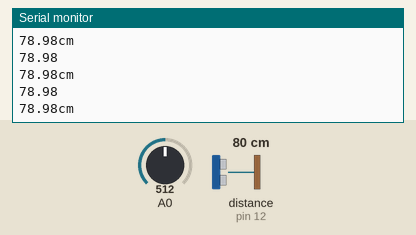
Simulated run of this sketch. Board: Arduino Uno, built with avr-gcc and run on an emulated ATmega328P. Shown: the last lines printed to the serial monitor. Wiring (inferred from the names in the program): ultrasonic range finder: trigger pin 13; echo pin 12. The test bench sets the inputs (shaded band); at power-on: distance to the obstacle (sensor on pin 12) 80 cm, A0 = 512. The echo pulse lasts 58.3 µs per cm; storage starts empty.

Above: at 1.2 s.
1.3 s: distance to the obstacle (sensor on pin 12) set to 2 cm
At 1.8 s:
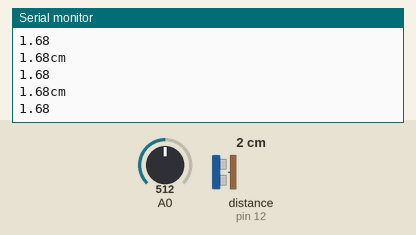
4.3 s: distance to the obstacle (sensor on pin 12) set to 4 cm
At 5.3 s:
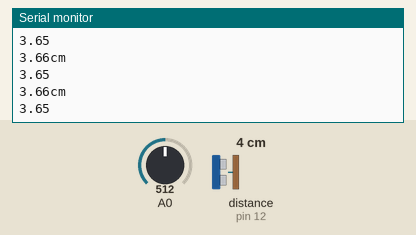
Timing chart, 0 to 7.3 s (numbered marks = the images above; inputs shaded):
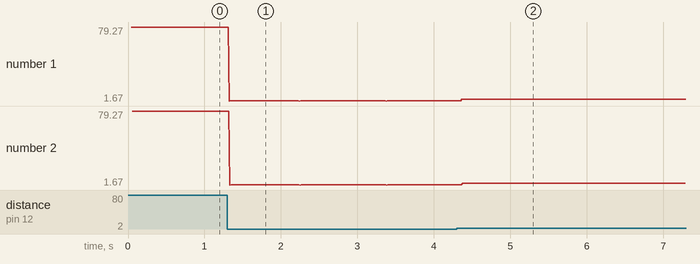

Measured:
- after the input at 1.3 s, the serial monitor: prints a new line at once (image 1)
- after the input at 4.3 s, the serial monitor: prints a new line after 0.07 s (image 2)
- plotted number 1: 78.98 → 1.68 after the input at 1.3 s, 1.68 → 3.66 after the input at 4.3 s
- plotted number 2: 78.98 → 1.68 after the input at 1.3 s, 1.68 → 3.65 after the input at 4.3 s

The sketch:

sketch_apr30a.ino
```cpp
#include <SPI.h>
#include <SD.h>
const int chipSelect = 4;
int echoPin = 12;
int trigPin = 13;

void setup() {
  // put your setup code here, to run once:
  Serial.begin(9600);
  Serial.print("Initializing SD card...");

  // see if the card is present and can be initialized:
  if (!SD.begin(chipSelect)) {
    Serial.println("Card failed, or not present");
    // don't do anything more:
    while (1);
  }
  Serial.println("card initialized.");
  pinMode(trigPin, OUTPUT);
  pinMode(echoPin, INPUT);
}

void loop() {
  File dataFile = SD.open("164-1.txt", FILE_WRITE);
  if (dataFile) {

 // 초음파를 보낸다. 다 보내면 echo가 HIGH 상태로 대기하게 된다.
    digitalWrite(trigPin, LOW);
    digitalWrite(echoPin, LOW);
    delayMicroseconds(2);
    digitalWrite(trigPin, HIGH);
    delayMicroseconds(10);
    digitalWrite(trigPin, LOW);


  // echoPin 이 HIGH를 유지한 시간을 저장 한다.
    unsigned long duration = pulseIn(echoPin, HIGH);
  // HIGH 였을 때 시간(초음파가 보냈다가 다시 들어온 시간)을 가지고 거리를 계산 한다.
  float distance = ((float)(340 * duration) / 10000) / 2;

  Serial.print(distance);
  Serial.println("cm");


    unsigned int data = analogRead(A0);
    dataFile.println(String(distance));
    dataFile.close();
    Serial.println(String(distance));
  }
  else {
    Serial.println("error opening datalog.txt");
  }
}
```
